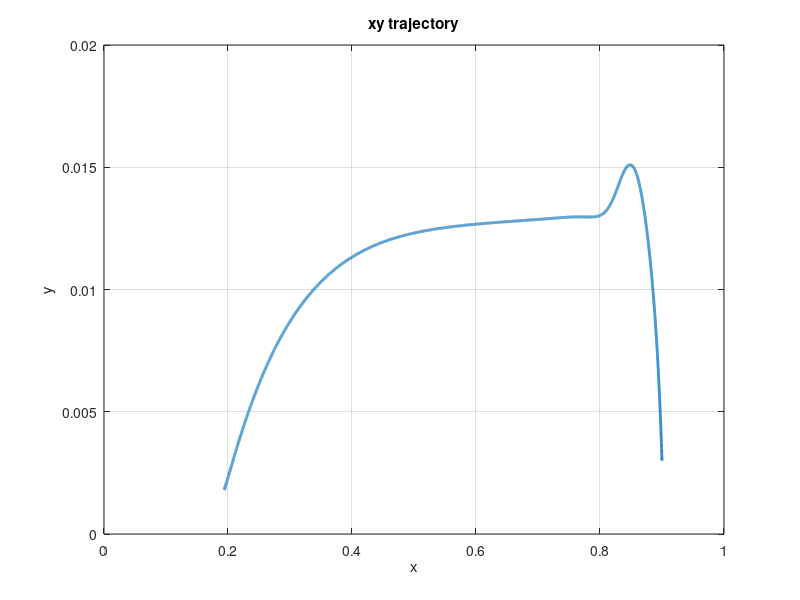
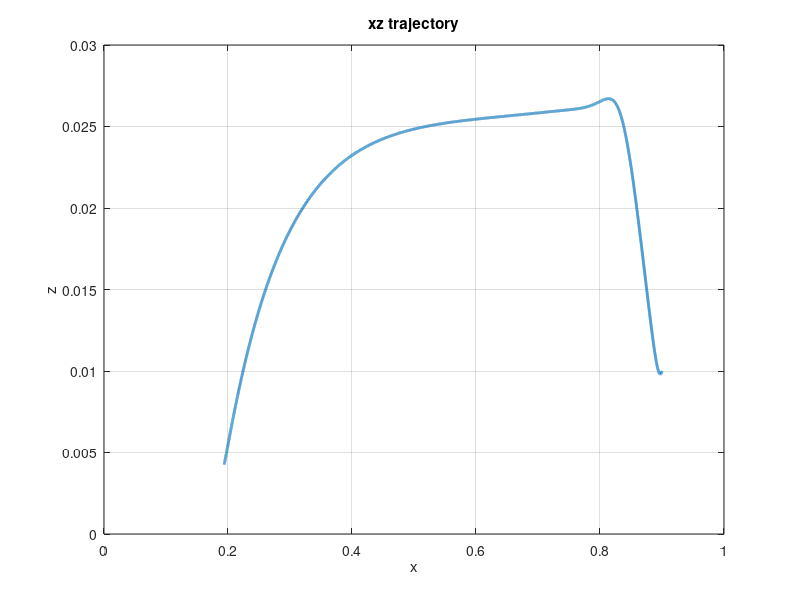
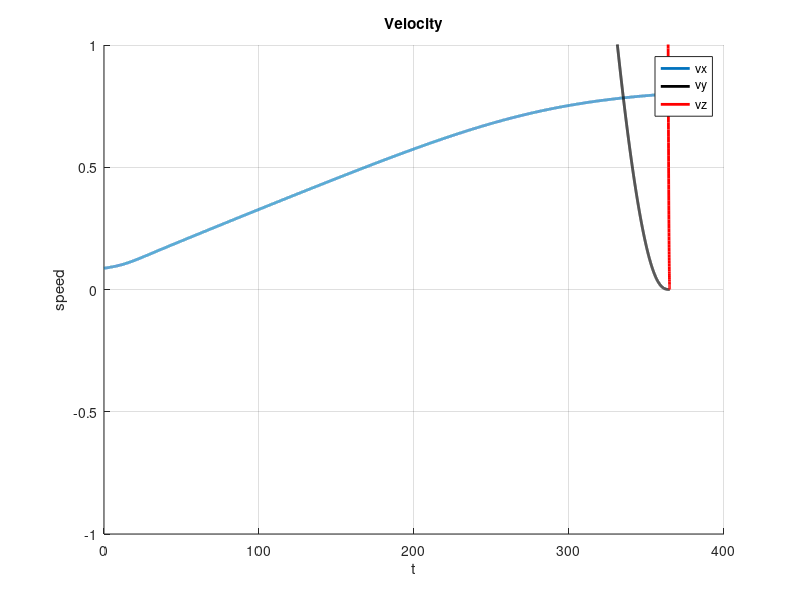
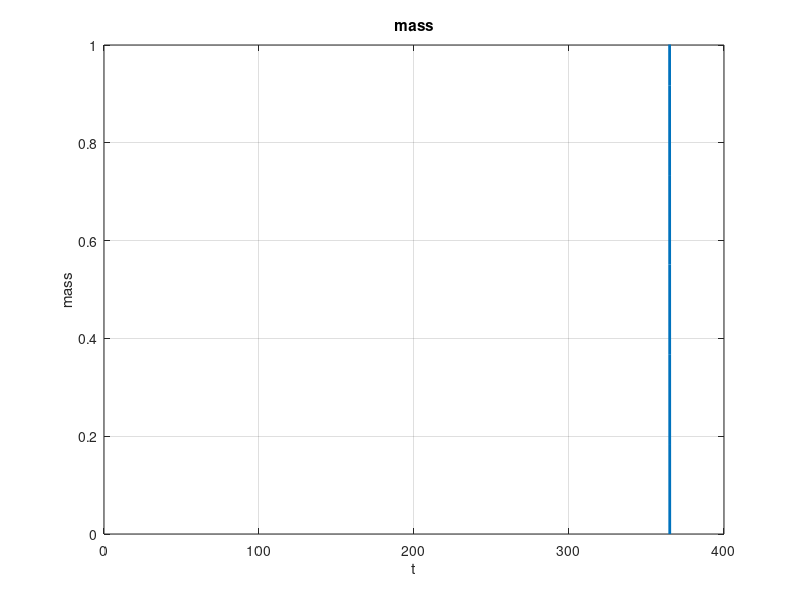

Write the MATLAB code that produced these figures, in order. (Note: this script raises an error after producing the figures.)
clear all;
close all;
clc;

data = load('trace.dat');

h1 = figure(1);
set(h1,'Visible', 'off'); 
plot(data(:,2), data(:,3),'LineWidth',2)
xlabel('x')
ylabel('y')
grid on;
title('xy trajectory')
print -depsc xy_trajectory

h2 = figure(2);
% set(h2,'Visible', 'off'); 
plot(data(:,2), data(:,4),'LineWidth',2)
xlabel('x')
ylabel('z')
grid on;
title('xz trajectory')
print -depsc xz_trajectory

h3 = figure(3);
set(h3,'Visible', 'off'); 
hold on
plot(data(:,1), data(:,5),'LineWidth',2)
plot(data(:,1), data(:,6),'k','LineWidth',2)
plot(data(:,1), data(:,7),'r','LineWidth',2)
xlabel('t')
ylabel('speed')
grid on;
title('Velocity')
ylim([-1 1])
legend('vx', 'vy', 'vz')
print -depsc velocity

h4 = figure(4);
set(h4,'Visible', 'off'); 
plot(data(:,1), data(:,8),'LineWidth',2)
xlabel('t')
ylabel('mass')
ylim([0 1])
title('mass')
grid on;
print -depsc mass

h5 = figure(5);
set(h5,'Visible', 'off'); 
hold on
plot(data(:,1), data(:,16), 'LineWidth',2)
plot(data(:,1), data(:,17),'k','LineWidth',2)
plot(data(:,1), data(:,18),'r','LineWidth',2)
plot(data(:,1), 1*ones(length(data(:,1)),1),'--','LineWidth',2)
plot(data(:,1), -1*ones(length(data(:,1)),1),'--','LineWidth',2)
xlabel('t')
ylabel('u')
grid on;
ylim([-1.5 1.5])
title('Control')
legend('ux', 'uy', 'uz')
print -depsc control

h6 = figure(6);
set(h6,'Visible', 'off'); 
hold on
plot(data(:,1), sqrt(data(:,5).^2+data(:,6).^2+data(:,7).^2),'LineWidth',2);
xlabel('t')
ylabel('speed norm')
grid on;
title('Velocity norm')
print -depsc velocityNorm

h7 = figure(7);
set(h7,'Visible', 'off'); 
plot(data(:,1), data(:,19),'LineWidth',2)
xlabel('t')
ylabel('hamiltonian')
grid on;
title('Hamiltonian')
print -depsc hamiltonian

h8 = figure(8);
% set(h8,'Visible', 'off'); 
hold on
plot(data(:,1), sqrt(data(:,16).^2 + data(:,17).^2 + data(:,18).^2),'LineWidth',2)
plot(data(:,1), 1*ones(length(data(:,1)),1),'--','LineWidth',2)
xlabel('t')
ylabel('u')
grid on;
ylim([0 1.5])
title('Norm of the control')
print -depsc controlNorm
